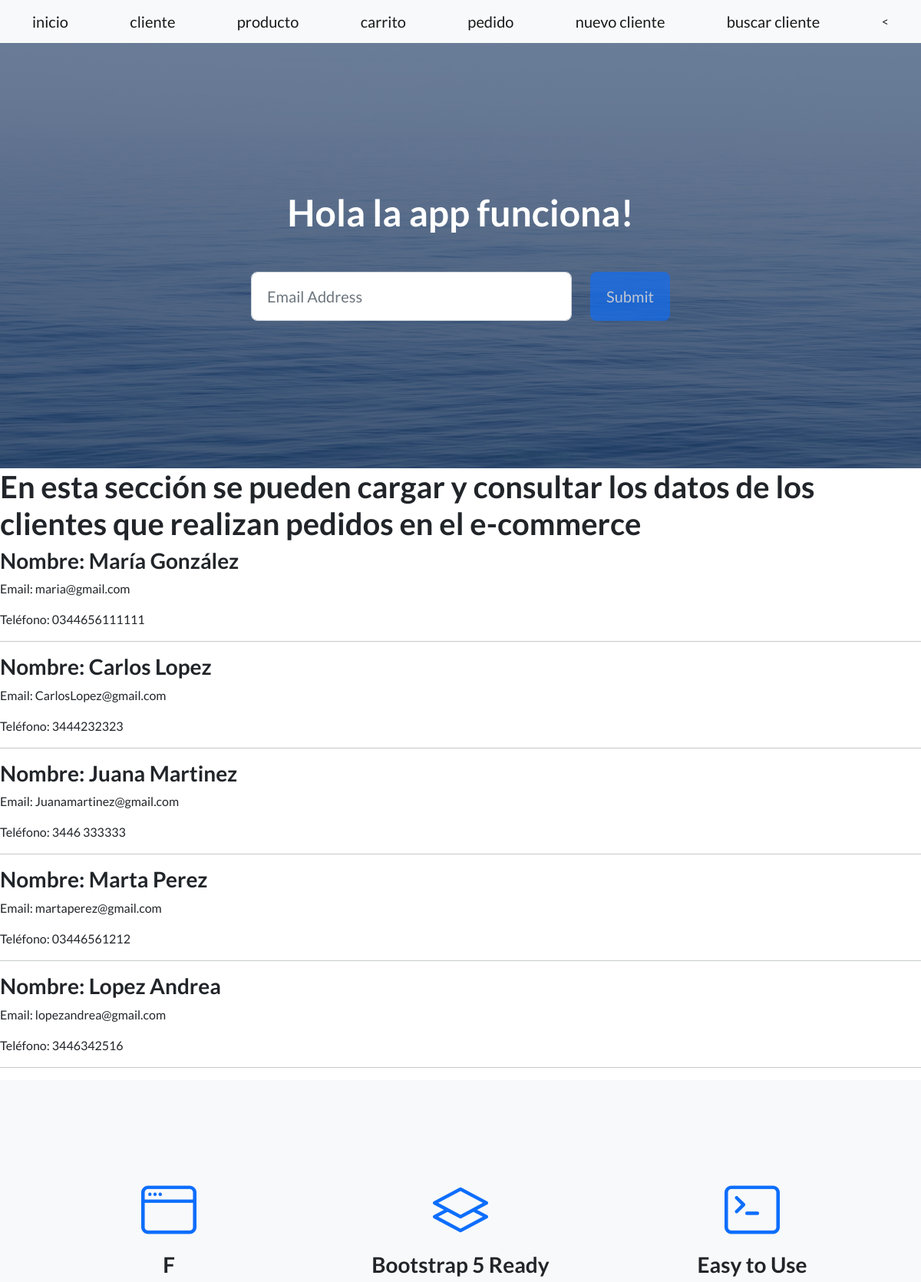
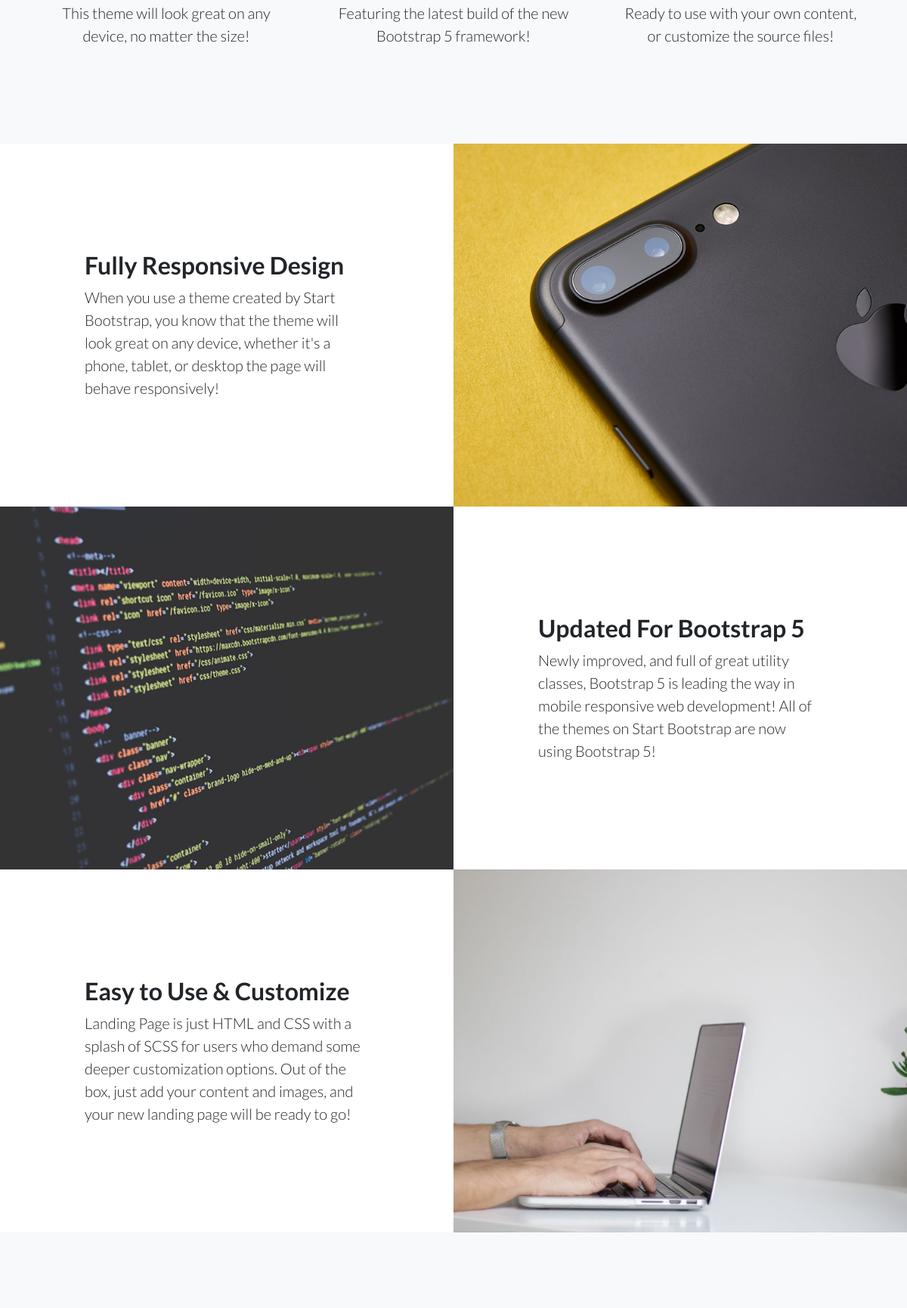
Page /cliente (upper part) on the committed database (2 pictures, top to bottom).
### AppCoder/models.py (models this page shows, shortened)
class Cliente(models.Model):
    nombre = models.CharField(max_length=40)
    apellido = models.CharField(max_length=40)
    email = models.EmailField(unique=True)
    telefono = models.CharField(max_length=20, blank=True, null=True)
    direccion = models.CharField(max_length=200, blank=True, null=True)

### AppCoder/views.py (the view)
# urls.py: path('cliente', views.cliente, name='cliente'),
def cliente(request):
    clientes = Cliente.objects.all()
    contexto = {"clientes": clientes}
    return render(request, "AppCoder/cliente.html", contexto)

### AppCoder/templates/AppCoder/cliente.html (shortened to what this page needs)
   <!DOCTYPE html>
<html lang="en">
<head>
</head>
<body>
    {% extends "AppCoder/inicio.html" %}
    {% load static %}
    {% block contenidoQueCambia %}
       <h1>En esta sección se pueden cargar y consultar los datos de los clientes
que realizan pedidos en el e-commerce</h1>
       {% for cliente in clientes %}
    <h3>Nombre: {{ cliente.nombre }} {{ cliente.apellido }}</h3>
    <p>Email: {{ cliente.email }}</p>
    <p>Teléfono: {{ cliente.telefono }}</p>
    <hr>
    {% empty %}
    <p>No hay clientes cargados.</p>
    {% endfor %}
    {% endblock %}

### AppCoder/templates/AppCoder/inicio.html (shortened to what this page needs)
<!DOCTYPE html>
<html lang="en">
    <head>
         {% load static %}
        <link href="https://cdn.jsdelivr.net/npm/bootstrap-icons@1.5.0/font/bootstrap-icons.css" rel="stylesheet" type="text/css" />
        <link href="{% static 'AppCoder/css/styles.css' %}" rel="stylesheet" />
    </head>
    <body>
        <nav class="navbar navbar-light bg-light static-top">
            <div class="container">
                <a class="navbar-brand" href="{% url 'inicio' %}">inicio</a>
                <a class="navbar-brand" href="{% url 'cliente' %}">cliente</a>
                <a class="navbar-brand" href="{% url 'producto' %}">producto</a>
                <a class="navbar-brand" href="{% url 'carrito' %}">carrito</a>
                <a class="navbar-brand" href="{% url 'pedido' %}">pedido</a>
                <a class="navbar-brand" href="{% url 'clienteFormulario' %}">nuevo cliente</a>
                <a class="navbar-brand" href="{% url 'buscarClienteFormulario' %}">buscar cliente</a>
    <       </div>
        </nav>
        <header class="masthead">
            <div class="container position-relative">
                <div class="row justify-content-center">
                    <div class="col-xl-6">
                        <div class="text-center text-white">
                            <h1 class="mb-5">Hola la app funciona!</h1>
                            <form class="form-subscribe" id="contactForm" data-sb-form-api-token="API_TOKEN">
                                <div class="row">
                                    <div class="col">
                                        <input class="form-control form-control-lg" id="emailAddress" type="email" placeholder="Email Address" data-sb-validations="required,email" />
                                    </div>
                                    <div class="col-auto"><button class="btn btn-primary btn-lg disabled" id="submitButton" type="submit">Submit</button></div>
                                </div>
                            </form>
                        </div>
                    </div>
                </div>
            </div>
        </header>
        {% block contenidoQueCambia %}
           {% endblock %}
        <section class="features-icons bg-light text-center">
            <div class="container">
                <div class="row">
                    <div class="col-lg-4">
                        <div class="features-icons-item mx-auto mb-5 mb-lg-0 mb-lg-3">
                            <div class="features-icons-icon d-flex"><i class="bi-window m-auto text-primary"></i></div>
                            <h3>F</h3>
                            <p class="lead mb-0">This theme will look great on any device, no matter the size!</p>
                        </div>
                    </div>
                    <div class="col-lg-4">
                        <div class="features-icons-item mx-auto mb-5 mb-lg-0 mb-lg-3">
                            <div class="features-icons-icon d-flex"><i class="bi-layers m-auto text-primary"></i></div>
                            <h3>Bootstrap 5 Ready</h3>
                            <p class="lead mb-0">Featuring the latest build of the new Bootstrap 5 framework!</p>
                        </div>
                    </div>
                    <div class="col-lg-4">
                        <div class="features-icons-item mx-auto mb-0 mb-lg-3">
                            <div class="features-icons-icon d-flex"><i class="bi-terminal m-auto text-primary"></i></div>
                            <h3>Easy to Use</h3>
                            <p class="lead mb-0">Ready to use with your own content, or customize the source files!</p>
                        </div>
                    </div>
                </div>
            </div>
        </section>
        <section class="showcase">
            <div class="container-fluid p-0">
                <div class="row g-0">
                    <div class="col-lg-6 order-lg-2 text-white showcase-img" style="background-image: url('assets/img/bg-showcase-1.jpg')"></div>
                    <div class="col-lg-6 order-lg-1 my-auto showcase-text">
                        <h2>Fully Responsive Design</h2>
                        <p class="lead mb-0">When you use a theme created by Start Bootstrap, you know that the theme will look great on any device, whether it's a phone, tablet, or desktop the page will behave responsively!</p>
                    </div>
                </div>
                <div class="row g-0">
                    <div class="col-lg-6 text-white showcase-img" style="background-image: url('assets/img/bg-showcase-2.jpg')"></div>
                    <div class="col-lg-6 my-auto showcase-text">
                        <h2>Updated For Bootstrap 5</h2>
                        <p class="lead mb-0">Newly improved, and full of great utility classes, Bootstrap 5 is leading the way in mobile responsive web development! All of the themes on Start Bootstrap are now using Bootstrap 5!</p>
                    </div>
                </div>
                <div class="row g-0">
                    <div class="col-lg-6 order-lg-2 text-white showcase-img" style="background-image: url('assets/img/bg-showcase-3.jpg')"></div>
                    <div class="col-lg-6 order-lg-1 my-auto showcase-text">
                        <h2>Easy to Use & Customize</h2>
                        <p class="lead mb-0">Landing Page is just HTML and CSS with a splash of SCSS for users who demand some deeper customization options. Out of the box, just add your content and images, and your new landing page will be ready to go!</p>
                    </div>
                </div>
            </div>
        </section>
        <section class="testimonials text-center bg-light">
        </section>
    </body>
</html>

### rows in the picture
Cliente: nombre "María", apellido "González", email "maria@gmail.com", telefono "0344656111111"
Cliente: nombre "Carlos", apellido "Lopez", email "CarlosLopez@gmail.com", telefono "3444232323"
Cliente: nombre "Juana", apellido "Martinez", email "Juanamartinez@gmail.com", telefono "3446 333333"
Cliente: nombre "Marta", apellido "Perez", email "martaperez@gmail.com", telefono "03446561212"
Cliente: nombre "Lopez", apellido "Andrea", email "lopezandrea@gmail.com", telefono "3446342516"
